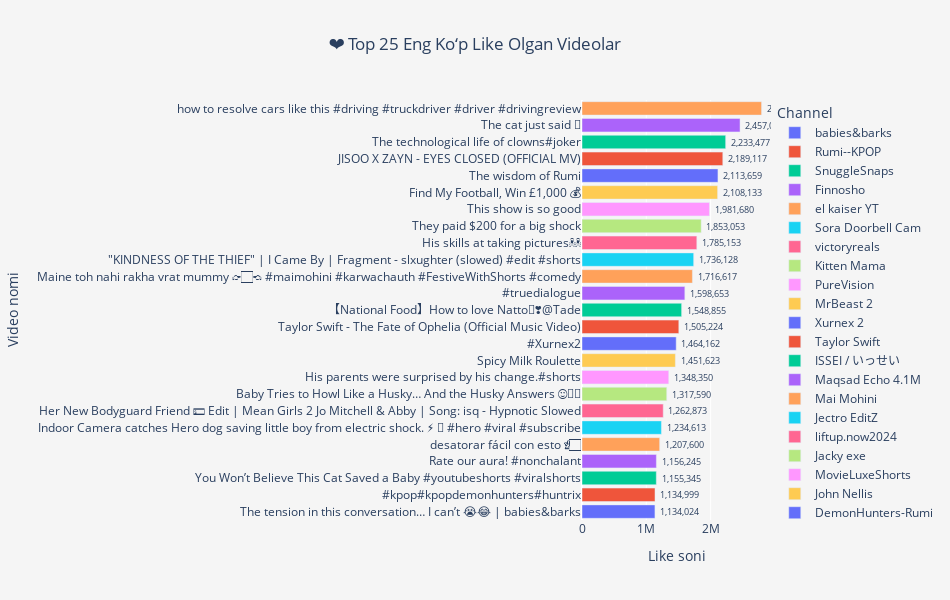

The notebook cell this image was saved under:
### Markdown cell above
# Eng ko‘p like olgan 25 ta video

### Code cell
import plotly.express as px

top_likes = df.nlargest(25, 'Likes')

fig = px.bar(
    top_likes.sort_values('Likes', ascending=True),  # eng kichikdan kattaga
    x='Likes',
    y='Video Title',
    color='Channel',
    orientation='h',
    text='Likes',
    title='❤️ Top 25 Eng Ko‘p Like Olgan Videolar'
)

fig.update_traces(
    texttemplate='%{text:,}',  # 1,000,000 formatda chiqaradi
    textposition='outside'
)

fig.update_layout(
    title_x=0.5,
    xaxis_title='Like soni',
    yaxis_title='Video nomi',
    height=600,
    width=950,
    plot_bgcolor='rgba(245,245,245,1)',
    paper_bgcolor='rgba(245,245,245,1)',
    font=dict(size=12),
)

fig.show()

### Figure 1 — Plotly figure (JSON) as saved in the notebook; plotly's stock layout.template omitted (floating-point values rounded to 4 significant figures)
{"data": [{"hovertemplate": "Channel=babies&barks<br>Likes=%{text}<br>Video Title=%{y}<extra></extra>", "legendgroup": "babies&barks", "marker": {"color": "#636efa", "pattern": {"shape": ""}}, "name": "babies&barks", "orientation": "h", "showlegend": true, "text": [1134000.0], "textposition": "outside", "texttemplate": "%{text:,}", "type": "bar", "x": [1134024], "xaxis": "x", "y": ["The tension in this conversation… I can’t 😭😂 | babies&barks"], "yaxis": "y"}, {"hovertemplate": "Channel=Rumi--KPOP<br>Likes=%{text}<br>Video Title=%{y}<extra></extra>", "legendgroup": "Rumi--KPOP", "marker": {"color": "#EF553B", "pattern": {"shape": ""}}, "name": "Rumi--KPOP", "orientation": "h", "showlegend": true, "text": [1135000.0], "textposition": "outside", "texttemplate": "%{text:,}", "type": "bar", "x": [1134999], "xaxis": "x", "y": ["#kpop#kpopdemonhunters#huntrix"], "yaxis": "y"}, {"hovertemplate": "Channel=SnuggleSnaps<br>Likes=%{text}<br>Video Title=%{y}<extra></extra>", "legendgroup": "SnuggleSnaps", "marker": {"color": "#00cc96", "pattern": {"shape": ""}}, "name": "SnuggleSnaps", "orientation": "h", "showlegend": true, "text": [1155000.0], "textposition": "outside", "texttemplate": "%{text:,}", "type": "bar", "x": [1155345], "xaxis": "x", "y": ["You Won’t Believe This Cat Saved a Baby #youtubeshorts #viralshorts"], "yaxis": "y"}, {"hovertemplate": "Channel=Finnosho<br>Likes=%{text}<br>Video Title=%{y}<extra></extra>", "legendgroup": "Finnosho", "marker": {"color": "#ab63fa", "pattern": {"shape": ""}}, "name": "Finnosho", "orientation": "h", "showlegend": true, "text": [1156000.0], "textposition": "outside", "texttemplate": "%{text:,}", "type": "bar", "x": [1156245], "xaxis": "x", "y": ["Rate our aura! #nonchalant"], "yaxis": "y"}, {"hovertemplate": "Channel=el kaiser YT<br>Likes=%{text}<br>Video Title=%{y}<extra></extra>", "legendgroup": "el kaiser YT", "marker": {"color": "#FFA15A", "pattern": {"shape": ""}}, "name": "el kaiser YT", "orientation": "h", "showlegend": true, "text": [1208000.0], "textposition": "outside", "texttemplate": "%{text:,}", "type": "bar", "x": [1207600], "xaxis": "x", "y": ["desatorar fácil con esto ☝🏻"], "yaxis": "y"}, {"hovertemplate": "Channel=Sora Doorbell Cam<br>Likes=%{text}<br>Video Title=%{y}<extra></extra>", "legendgroup": "Sora Doorbell Cam", "marker": {"color": "#19d3f3", "pattern": {"shape": ""}}, "name": "Sora Doorbell Cam", "orientation": "h", "showlegend": true, "text": [1235000.0], "textposition": "outside", "texttemplate": "%{text:,}", "type": "bar", "x": [1234613], "xaxis": "x", "y": ["Indoor Camera catches Hero dog saving little boy from electric shock. ⚡️ 🐶 #hero #viral #subscribe"], "yaxis": "y"}, {"hovertemplate": "Channel=victoryreals<br>Likes=%{text}<br>Video Title=%{y}<extra></extra>", "legendgroup": "victoryreals", "marker": {"color": "#FF6692", "pattern": {"shape": ""}}, "name": "victoryreals", "orientation": "h", "showlegend": true, "text": [1263000.0], "textposition": "outside", "texttemplate": "%{text:,}", "type": "bar", "x": [1262873], "xaxis": "x", "y": ["Her New Bodyguard Friend 💵 Edit | Mean Girls 2 Jo Mitchell & Abby | Song: isq - Hypnotic Slowed"], "yaxis": "y"}, {"hovertemplate": "Channel=Kitten Mama<br>Likes=%{text}<br>Video Title=%{y}<extra></extra>", "legendgroup": "Kitten Mama", "marker": {"color": "#B6E880", "pattern": {"shape": ""}}, "name": "Kitten Mama", "orientation": "h", "showlegend": true, "text": [1318000.0], "textposition": "outside", "texttemplate": "%{text:,}", "type": "bar", "x": [1317590], "xaxis": "x", "y": ["Baby Tries to Howl Like a Husky… And the Husky Answers 😍🐶👶"], "yaxis": "y"}, {"hovertemplate": "Channel=PureVision <br>Likes=%{text}<br>Video Title=%{y}<extra></extra>", "legendgroup": "PureVision ", "marker": {"color": "#FF97FF", "pattern": {"shape": ""}}, "name": "PureVision ", "orientation": "h", "showlegend": true, "text": [1348000.0], "textposition": "outside", "texttemplate": "%{text:,}", "type": "bar", "x": [1348350], "xaxis": "x", "y": ["His parents were surprised by his change.#shorts"], "yaxis": "y"}, {"hovertemplate": "Channel=MrBeast 2<br>Likes=%{text}<br>Video Title=%{y}<extra></extra>", "legendgroup": "MrBeast 2", "marker": {"color": "#FECB52", "pattern": {"shape": ""}}, "name": "MrBeast 2", "orientation": "h", "showlegend": true, "text": [1452000.0], "textposition": "outside", "texttemplate": "%{text:,}", "type": "bar", "x": [1451623], "xaxis": "x", "y": ["Spicy Milk Roulette"], "yaxis": "y"}, {"hovertemplate": "Channel=Xurnex 2<br>Likes=%{text}<br>Video Title=%{y}<extra></extra>", "legendgroup": "Xurnex 2", "marker": {"color": "#636efa", "pattern": {"shape": ""}}, "name": "Xurnex 2", "orientation": "h", "showlegend": true, "text": [1464000.0], "textposition": "outside", "texttemplate": "%{text:,}", "type": "bar", "x": [1464162], "xaxis": "x", "y": ["#Xurnex2"], "yaxis": "y"}, {"hovertemplate": "Channel=Taylor Swift<br>Likes=%{text}<br>Video Title=%{y}<extra></extra>", "legendgroup": "Taylor Swift", "marker": {"color": "#EF553B", "pattern": {"shape": ""}}, "name": "Taylor Swift", "orientation": "h", "showlegend": true, "text": [1505000.0], "textposition": "outside", "texttemplate": "%{text:,}", "type": "bar", "x": [1505224], "xaxis": "x", "y": ["Taylor Swift - The Fate of Ophelia (Official Music Video)"], "yaxis": "y"}, {"hovertemplate": "Channel=ISSEI / いっせい<br>Likes=%{text}<br>Video Title=%{y}<extra></extra>", "legendgroup": "ISSEI / いっせい", "marker": {"color": "#00cc96", "pattern": {"shape": ""}}, "name": "ISSEI / いっせい", "orientation": "h", "showlegend": true, "text": [1549000.0], "textposition": "outside", "texttemplate": "%{text:,}", "type": "bar", "x": [1548855], "xaxis": "x", "y": ["【National Food】How to love Natto🫘❣️@Tade"], "yaxis": "y"}, {"hovertemplate": "Channel=Maqsad Echo 4.1M <br>Likes=%{text}<br>Video Title=%{y}<extra></extra>", "legendgroup": "Maqsad Echo 4.1M ", "marker": {"color": "#ab63fa", "pattern": {"shape": ""}}, "name": "Maqsad Echo 4.1M ", "orientation": "h", "showlegend": true, "text": [1599000.0], "textposition": "outside", "texttemplate": "%{text:,}", "type": "bar", "x": [1598653], "xaxis": "x", "y": ["#truedialogue"], "yaxis": "y"}, {"hovertemplate": "Channel=Mai Mohini<br>Likes=%{text}<br>Video Title=%{y}<extra></extra>", "legendgroup": "Mai Mohini", "marker": {"color": "#FFA15A", "pattern": {"shape": ""}}, "name": "Mai Mohini", "orientation": "h", "showlegend": true, "text": [1717000.0], "textposition": "outside", "texttemplate": "%{text:,}", "type": "bar", "x": [1716617], "xaxis": "x", "y": ["Maine toh nahi rakha vrat mummy 👉🏻👈 #maimohini #karwachauth #FestiveWithShorts #comedy"], "yaxis": "y"}, {"hovertemplate": "Channel=Jectro EditZ<br>Likes=%{text}<br>Video Title=%{y}<extra></extra>", "legendgroup": "Jectro EditZ", "marker": {"color": "#19d3f3", "pattern": {"shape": ""}}, "name": "Jectro EditZ", "orientation": "h", "showlegend": true, "text": [1736000.0], "textposition": "outside", "texttemplate": "%{text:,}", "type": "bar", "x": [1736128], "xaxis": "x", "y": ["\"KINDNESS OF THE THIEF\" | I Came By | Fragment - slxughter (slowed) #edit #shorts"], "yaxis": "y"}, {"hovertemplate": "Channel=liftup.now2024<br>Likes=%{text}<br>Video Title=%{y}<extra></extra>", "legendgroup": "liftup.now2024", "marker": {"color": "#FF6692", "pattern": {"shape": ""}}, "name": "liftup.now2024", "orientation": "h", "showlegend": true, "text": [1785000.0], "textposition": "outside", "texttemplate": "%{text:,}", "type": "bar", "x": [1785153], "xaxis": "x", "y": ["His skills at taking pictures☠️☠️"], "yaxis": "y"}, {"hovertemplate": "Channel=Jacky exe<br>Likes=%{text}<br>Video Title=%{y}<extra></extra>", "legendgroup": "Jacky exe", "marker": {"color": "#B6E880", "pattern": {"shape": ""}}, "name": "Jacky exe", "orientation": "h", "showlegend": true, "text": [1853000.0], "textposition": "outside", "texttemplate": "%{text:,}", "type": "bar", "x": [1853053], "xaxis": "x", "y": ["They paid $200 for a big shock"], "yaxis": "y"}, {"hovertemplate": "Channel=MovieLuxeShorts<br>Likes=%{text}<br>Video Title=%{y}<extra></extra>", "legendgroup": "MovieLuxeShorts", "marker": {"color": "#FF97FF", "pattern": {"shape": ""}}, "name": "MovieLuxeShorts", "orientation": "h", "showlegend": true, "text": [1982000.0], "textposition": "outside", "texttemplate": "%{text:,}", "type": "bar", "x": [1981680], "xaxis": "x", "y": ["This show is so good"], "yaxis": "y"}, {"hovertemplate": "Channel=John Nellis<br>Likes=%{text}<br>Video Title=%{y}<extra></extra>", "legendgroup": "John Nellis", "marker": {"color": "#FECB52", "pattern": {"shape": ""}}, "name": "John Nellis", "orientation": "h", "showlegend": true, "text": [2108000.0], "textposition": "outside", "texttemplate": "%{text:,}", "type": "bar", "x": [2108133], "xaxis": "x", "y": ["Find My Football, Win £1,000 💰"], "yaxis": "y"}, {"hovertemplate": "Channel=DemonHunters-Rumi<br>Likes=%{text}<br>Video Title=%{y}<extra></extra>", "legendgroup": "DemonHunters-Rumi", "marker": {"color": "#636efa", "pattern": {"shape": ""}}, "name": "DemonHunters-Rumi", "orientation": "h", "showlegend": true, "text": [2114000.0], "textposition": "outside", "texttemplate": "%{text:,}", "type": "bar", "x": [2113659], "xaxis": "x", "y": ["The wisdom of Rumi"], "yaxis": "y"}, {"hovertemplate": "Channel=JISOO<br>Likes=%{text}<br>Video Title=%{y}<extra></extra>", "legendgroup": "JISOO", "marker": {"color": "#EF553B", "pattern": {"shape": ""}}, "name": "JISOO", "orientation": "h", "showlegend": true, "text": [2189000.0], "textposition": "outside", "texttemplate": "%{text:,}", "type": "bar", "x": [2189117], "xaxis": "x", "y": ["JISOO X ZAYN - EYES CLOSED (OFFICIAL MV)"], "yaxis": "y"}, {"hovertemplate": "Channel=Untitled Joker<br>Likes=%{text}<br>Video Title=%{y}<extra></extra>", "legendgroup": "Untitled Joker", "marker": {"color": "#00cc96", "pattern": {"shape": ""}}, "name": "Untitled Joker", "orientation": "h", "showlegend": true, "text": [2233000.0], "textposition": "outside", "texttemplate": "%{text:,}", "type": "bar", "x": [2233477], "xaxis": "x", "y": ["The technological life of clowns#joker"], "yaxis": "y"}, {"hovertemplate": "Channel=Axisoflaughing<br>Likes=%{text}<br>Video Title=%{y}<extra></extra>", "legendgroup": "Axisoflaughing", "marker": {"color": "#ab63fa", "pattern": {"shape": ""}}, "name": "Axisoflaughing", "orientation": "h", "showlegend": true, "text": [2457000.0], "textposition": "outside", "texttemplate": "%{text:,}", "type": "bar", "x": [2457094], "xaxis": "x", "y": ["The cat just said 💅"], "yaxis": "y"}, {"hovertemplate": "Channel=Driver Lover<br>Likes=%{text}<br>Video Title=%{y}<extra></extra>", "legendgroup": "Driver Lover", "marker": {"color": "#FFA15A", "pattern": {"shape": ""}}, "name": "Driver Lover", "orientation": "h", "showlegend": true, "text": [2792000.0], "textposition": "outside", "texttemplate": "%{text:,}", "type": "bar", "x": [2791501], "xaxis": "x", "y": ["how to resolve cars like this #driving #truckdriver #driver #drivingreview"], "yaxis": "y"}], "layout": {"barmode": "relative", "font": {"size": 12}, "height": 600, "legend": {"title": {"text": "Channel"}, "tracegroupgap": 0}, "paper_bgcolor": "rgba(245,245,245,1)", "plot_bgcolor": "rgba(245,245,245,1)", "title": {"text": "❤️ Top 25 Eng Ko‘p Like Olgan Videolar", "x": 0.5}, "width": 950, "xaxis": {"anchor": "y", "domain": [0, 1], "title": {"text": "Like soni"}}, "yaxis": {"anchor": "x", "domain": [0, 1], "title": {"text": "Video nomi"}}}}
